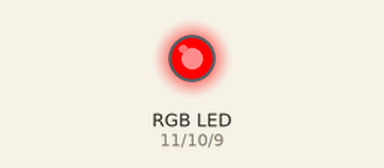
The sketch below on a simulated Arduino Uno, built with avr-gcc and run on an emulated ATmega328P. On the bench: an RGB LED mixed from three pins (HIGH = lit).

Above: at 0.5 s.
At 1.5 s:
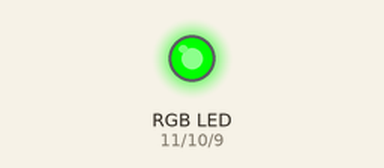
At 2.5 s:
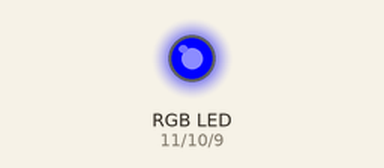
At 3.5 s:
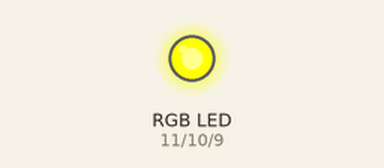
At 4.5 s:
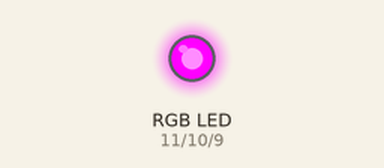
At 5.5 s:
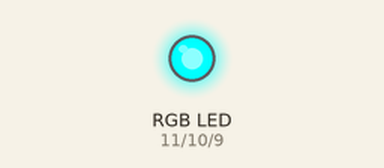
Timing chart, 0 to 7.8 s (numbered marks = the images above):
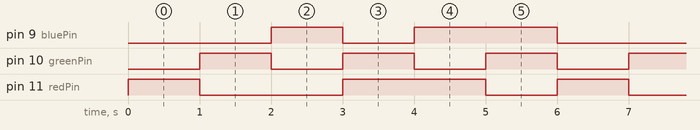

Measured:
- by itself, pin 9 (bluePin): repeats every 6.0 s: LOW 1.0 s, HIGH 2.0 s, LOW 2.0 s, HIGH 1.0 s
- by itself, pin 10 (greenPin): alternates HIGH for 1.0 s and LOW for 1.0 s
- by itself, pin 11 (redPin): repeats every 6.0 s: LOW 2.0 s, HIGH 2.0 s, LOW 1.0 s, HIGH 1.0 s

The sketch:

simpleRGB.ino
```cpp
const int redPin = 11;
const int greenPin = 10;
const int bluePin = 9;

void setup() {
  pinMode(redPin, OUTPUT);
  pinMode(greenPin, OUTPUT);
  pinMode(bluePin, OUTPUT);
  Serial.begin(9600);
}

void loop() {
  setColor(255, 0, 0); // red
  delay(1000);
  setColor(0, 255, 0); // green
  delay(1000);
  setColor(0, 0, 255); // blue
  delay(1000);
  setColor(255, 255, 0); // yellow
  delay(1000);
  setColor(255, 0, 255); // purple
  delay(1000);
  setColor(0, 255, 255); // acqua
  delay(1000);
}
void setColor(int red, int green, int blue){
  analogWrite(redPin, red);
  analogWrite(greenPin, green);
  analogWrite(bluePin, blue);
}
```
